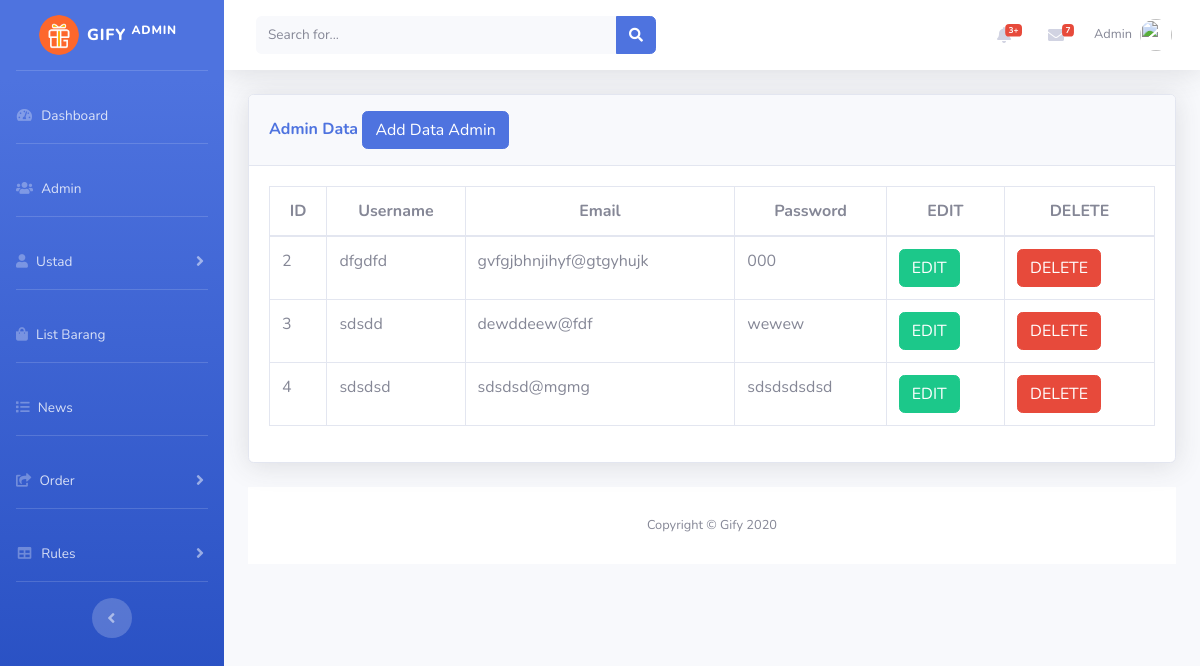
/register.php (signed in), run on the app's committed database.
### tables this page shows
CREATE TABLE `register` (
  `id` int(11) NOT NULL,
  `username` varchar(50) NOT NULL,
  `email` varchar(50) NOT NULL,
  `password` varchar(100) NOT NULL
);

### register.php (the view, shortened to what this page needs)
<?php
include('security.php');
include('includes/header.php');
include('includes/navbar.php');
?>
<div class="container-fluid">
<div class="card shadow mb-4">
  <div class="card-header py-3">
    <h6 class="m-0 font-weight-bold text-primary">Admin Data
            <button type="button" class="btn btn-primary" data-toggle="modal" data-target="#addadminprofile">
              Add Data Admin
            </button>
    </h6>
  </div>
  <div class="card-body">
    <div class="table-responsive">
    <?php
    $query = "SELECT * FROM register";
    $query_run = mysqli_query($connection, $query);
    ?>
      <table class="table table-bordered" id="dataTable" width="100%" cellspacing="0">
        <thead>
          <tr>
            <th> ID </th>
            <th> Username </th>
            <th>Email </th>
            <th>Password</th>
            <th>EDIT </th>
            <th>DELETE </th>
          </tr>
        </thead>
        <tbody>
        <?php
        if(mysqli_num_rows($query_run) > 0)
        {
            while($row = mysqli_fetch_assoc($query_run))
            {
                ?>
          <tr>
            <td> <?php echo $row['id']; ?> </td>
            <td> <?php echo $row['username']; ?> </td>
            <td> <?php echo $row['email']; ?> </td>
            <td> <?php echo $row['password']; ?> </td>
           <td>
                <form action="register_edit.php" method="post">
                    <button  type="submit" name="edit_btn" class="btn btn-success"> EDIT</button>
                </form>
            </td>
            <td>
                <form action="code.php" method="post">
                  <button type="submit" name="delete_btn" class="btn btn-danger"> DELETE</button>
                </form>
            </td>
          </tr>
          <?php
            }
        }
        else {
          echo "No Record Found";
        }
        ?>
        </tbody>
      </table>
    </div>
  </div>
</div>
<?php
include('includes/footer.php');
?>

### includes/header.php (style rules this page uses)
th { text-align: center; }

### data on the page
register: id "2", username "dfgdfd", email "gvfgjbhnjihyf@gtgyhujk", password "000"
register: id "3", username "sdsdd", email "dewddeew@fdf", password "wewew"
register: id "4", username "sdsdsd", email "sdsdsd@mgmg", password "sdsdsdsdsd"

### other printed values
$_SESSION['username'] "Admin"
